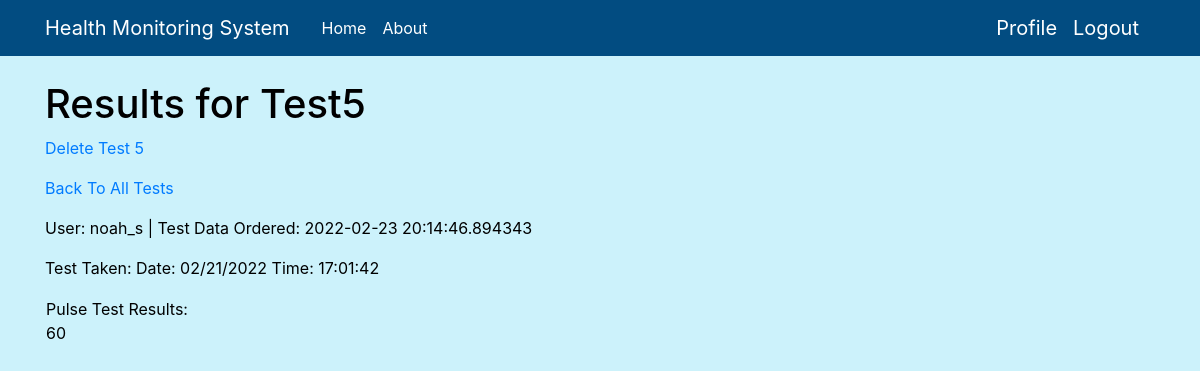
/open_packet/noah_s/5 (signed in), run on the app's committed database.
### app.py (models this page shows, shortened)
class Packet(db.Model):
    id = db.Column(db.Integer, primary_key=True)
    body = db.Column(db.String(500))
    timestamp = db.Column(db.DateTime, index=True, default=datetime.utcnow)     # this timestamp represents when the test was ordered
    test_taken = db.Column(db.String(50), index=True, default=None)             # this timestamp represents when the test was taken
    user_id = db.Column(db.Integer, db.ForeignKey('user.id'))
    test_type = db.Column(db.String(150), default=None)

class User(UserMixin, db.Model):
    id = db.Column(db.Integer, primary_key=True)
    username = db.Column(db.String(64), index=True, unique=True)
    email = db.Column(db.String(120), index=True, unique=True)          # email field format is validated
    DOB = db.Column(db.String(6), index=True, unique=True)              # DOB field format is validated
    password_hash = db.Column(db.String(128))
    packets = db.relationship("Packet", backref='author', lazy='dynamic')
    packet_count = db.Column(db.Integer, index=True)                    # TODO: managing the users packet counter
    admin = db.Column(db.Integer, index=True, default=False)

### app.py (the view)
@app.route('/open_packet/<username>/<packet_id>')
def open_packet(username, packet_id):
    user = User.query.filter_by(username=username).first_or_404()
    return render_template('view_test.html', user=user, packet=Packet.query.get(packet_id))

### app.py (called while the page is built)
@login.user_loader
def load_user(id):
    return User.query.get(int(id))

### templates/view_test.html
{% extends "base.html" %}
{% block content %}
<h1> Results for Test{{packet.id}}</h1>
<p><a href="{{ url_for('deletetest', username=current_user.username, packet_id=packet.id) }}">Delete Test {{packet.id}}</a></p>
<p><a href="{{ url_for('user', username=current_user.username)}}">Back To All Tests</a></p>
<p><td>User: {{packet.author.username}}  | Test Data Ordered: {{packet.timestamp}}</td></p>
<p>Test Taken: {{packet.test_taken}}</p>
<table>
    <td> {{packet.test_type}} Test Results:<br>{{ packet.body }} </td>
</table>
{% endblock %}

### static/main.css (style rules this page uses)
body { background: #ccf2fb; color: #000000; margin-top: 5rem; }
h1, h2, h3, h4, h5, h6 { color: #000000; }

### data on the page
Packet: id "5", timestamp "2022-02-23 20:14:46.894343", test_taken "Date: 02/21/2022 Time: 17:01:42", test_type "Pulse", body "60"
User: author.username "noah_s"
